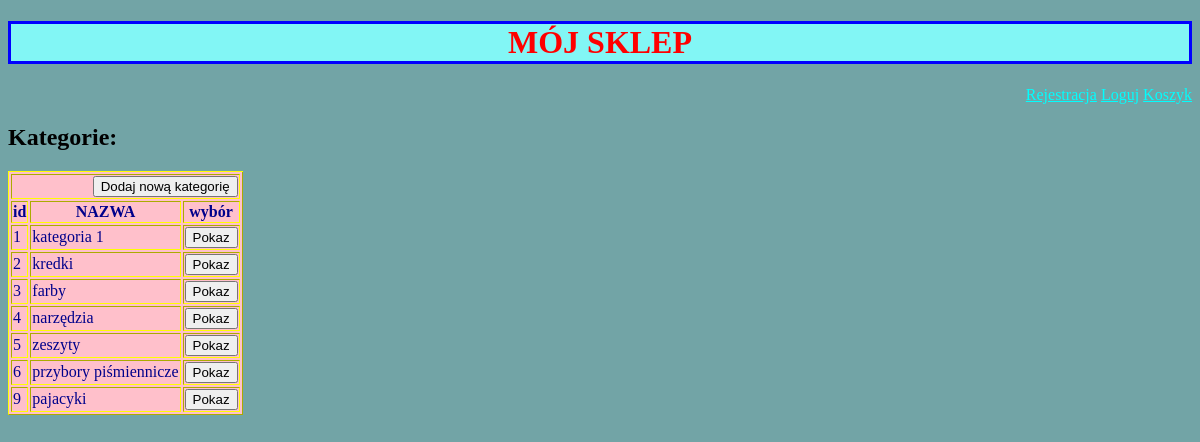
The app's page /kategoria/, older data.
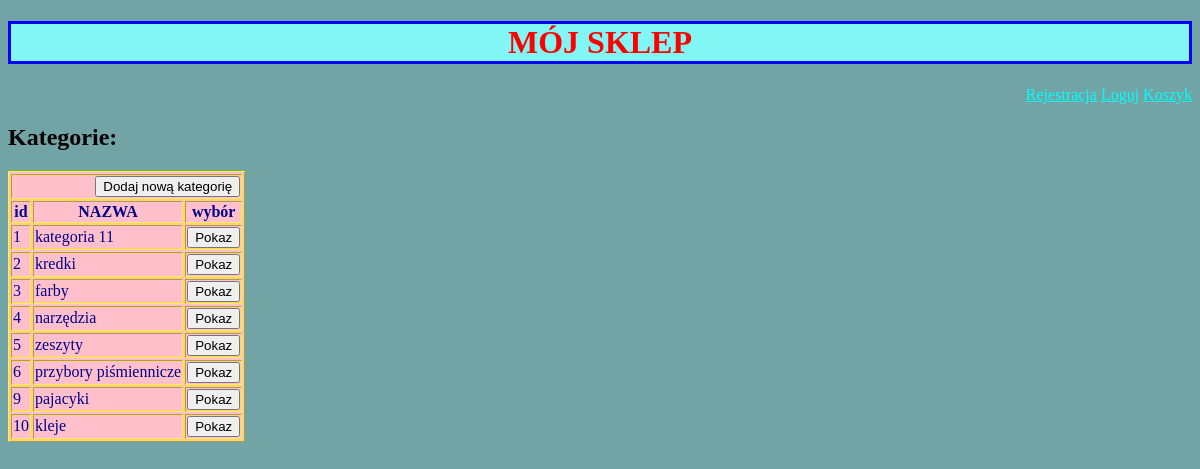
The same page, newer data.
### sklepApp/models.py (models this page shows, shortened)
class Kategoria(models.Model):
    nazwa = models.CharField(max_length=100)

### sklepApp/views.py (the view)
# urls.py: path('kategoria/', KategoriaView.as_view(), name='kategoria'),
class KategoriaView(View):
    def get(self, request):
        return render(request,
                      template_name='kategoria.html',
                      context={'kategorie': Kategoria.objects.all()})

### sklepApp/templates/kategoria.html (shortened to what this page needs)
<!DOCTYPE html>
<html lang="en">
<head>
</head>
<body>
    {% extends 'base.html' %}
    {% block content %}
    <h2>Kategorie:</h2>
        <table border="1" bgcolor="pink" style="border-top-style:double; border-color:yellow; color:darkblue">
            <tr>
                <td colspan="3" style="text-align:right" > <input type="submit" class="dodaj" value="Dodaj nową kategorię"></td>
            </tr>
            <tr>
                <th>id</th>
                <th>NAZWA</th>
                <th>wybór</th>
            </tr>
            <tr>
                {% for kategoria in kategorie %}
                <td> {{ kategoria.id }}</td>
                <td> {{ kategoria.nazwa }}</td>
                <td> <button type="submit" class="pokaz">Pokaz</button> </td>
            </tr>
            {% endfor %}
        </table>
    {% endblock %}

Row changes from the older to the newer data that the page shows:
changed Kategoria id 1: nazwa "kategoria 1" → "kategoria 11"
added Kategoria: id "10", nazwa "kleje"
